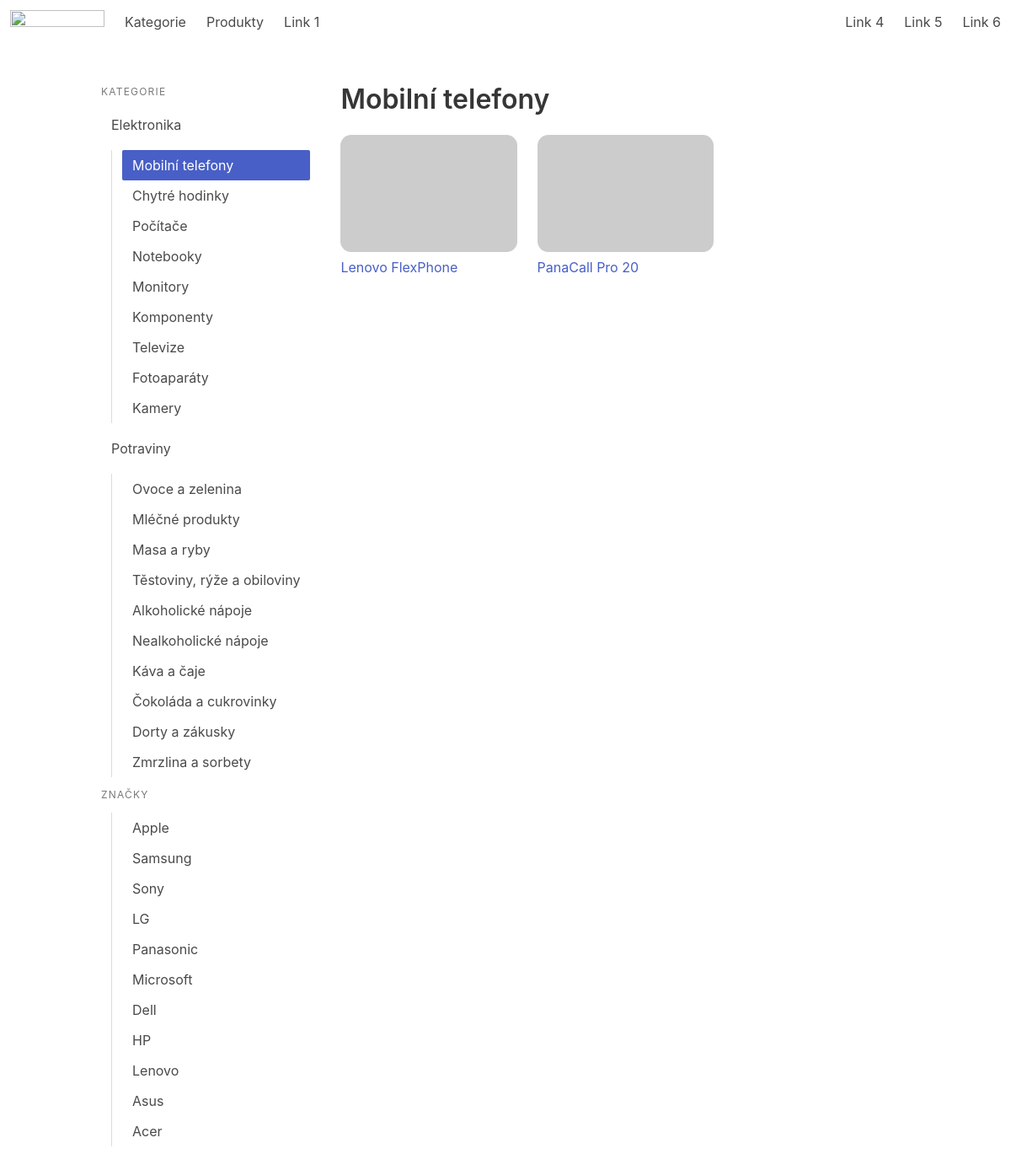
Page /mobilni-telefony/ on the committed database.
### eshop/models.py (models this page shows, shortened)
class SlugNazevModel(models.Model):
    nazev = models.CharField(max_length=100)
    slug = models.SlugField(max_length=100, blank=True)
    class Meta:
        abstract = True

class Kategorie(SlugNazevModel):
    nadkategorie = models.ForeignKey(
        'self',
        on_delete=models.PROTECT,
        blank=True,
        null=True,
        related_name='podkategorie',
    )
    def get_absolute_url(self):
        return reverse('eshop:kategorie_detail', kwargs={'slug': self.slug})

class Znacka(SlugNazevModel):
    logo = models.ImageField(blank=True, upload_to='%Y/%m/%d')
    def get_absolute_url(self):
        return reverse('eshop:znacka_detail', kwargs={'slug': self.slug})

class Produkt(SlugNazevModel):
    popis = models.TextField(max_length=1000, blank=True)
    aktualni_cena = models.DecimalField(
        max_digits=10,
        decimal_places=2,
        blank=True,
        null=True,
    )
    znacka = models.ForeignKey(
        Znacka,
        on_delete=models.PROTECT,
        blank=True,
        null=True
    )
    kategorie = models.ManyToManyField(Kategorie, blank=True)
    mnozstvi = models.PositiveIntegerField(default=0)
    vlastnosti = models.JSONField(default=dict, blank=True)
    obrazek = models.ImageField(blank=True, upload_to='products/%Y/%m/%d')
    def get_absolute_url(self):
        return reverse('eshop:produkt_detail', kwargs={'slug': self.slug, 'pk': self.pk})

### eshop/views.py (the view)
# urls.py: path('<slug:slug>/', views.kategorie_detail, name='kategorie_detail'),
def kategorie_detail(request, slug):
    kategorie = Kategorie.objects.get(slug=slug)
    podminka = Q(kategorie=kategorie) | Q(kategorie__nadkategorie=kategorie)
    produkty = Produkt.objects.filter(podminka)
    context = {'kategorie': kategorie, 'produkty': produkty}
    return render(request, 'eshop/kategorie_detail.html', context=context)

### eshop/context_processor.py (called while the page is built)
def kategorie_context(request):
    kategorie = Kategorie.objects.select_related('nadkategorie')
    znacky = Znacka.objects.all()
    return {
        'KATEGORIE': kategorie,
        'ZNACKY': znacky,
    }

### eshop/templates/eshop/kategorie_detail.html
{% extends 'eshop/_layout.html' %}
{% block eshop_content %}
    <h1 class="title">{{ kategorie.nazev }}</h1>
    {% include 'eshop/include/produkt_object_list.html' with object_list=produkty only %}
{% endblock %}

### eshop/templates/eshop/_layout.html (shortened to what this page needs)
<!DOCTYPE html>
<html>
<head>
    <link rel="stylesheet" href="https://cdn.jsdelivr.net/npm/bulma@0.9.4/css/bulma.min.css">
</head>
<body>
{% include 'eshop/include/nav.html' %}
<section class="section">
    <div class="container">
        <div class="columns">
            <div class="column is-narrow">
                <aside class="menu">
                    <p class="menu-label">Kategorie</p>
                    <ul class="menu-list">
                        {% for KAT in KATEGORIE %}
                            {% if not KAT.nadkategorie %}
                                <li>
                                    <a {% if KAT == kategorie %}class="is-active"{% endif %} href="{{ KAT.get_absolute_url }}">{{ KAT.nazev }}</a>
                                    <ul>
                                        {% for PODKAT in KAT.podkategorie.all %}
                                            <li><a {% if PODKAT == kategorie %}class="is-active"{% endif %} href="{{ PODKAT.get_absolute_url }}">{{ PODKAT.nazev }}</a></li>
                                        {% endfor %}
                                    </ul>
                                </li>
                            {% endif %}
                        {% endfor %}
                    </ul>
                    <p class="menu-label">Značky</p>
                    <ul class="menu-list">
                        <li>
                            <ul>
                                {% for ZNACKA in ZNACKY %}
                                    <li><a {% if ZNACKA == znacka %}class="is-active"{% endif %} href="{{ ZNACKA.get_absolute_url }}">{{ ZNACKA.nazev }}</a></li>
                                {% endfor %}
                            </ul>
                        </li>
                    </ul>
                </aside>
            </div>
            <div class="column">
                {% block eshop_content %}
                {% endblock %}
            </div>
        </div>
    </div>
</section>
</body>
</html>

### eshop/templates/eshop/include/produkt_object_list.html (shortened to what this page needs)
    <div class="columns is-multiline">
        {% for produkt in object_list %}
            <div class="column is-4">
                <a href="{{ produkt.get_absolute_url }}">
                    {% if produkt.obrazek %}
                        <img src="{{ produkt.obrazek.url }}" alt="{{ produkt.nazev }}">
                    {% else %}
                        <img src="https://placehold.co/600x400?text=No+Image" alt="No Image">
                    {% endif %}
                <div>{{ produkt.nazev }}</div>
                </a>
            </div>
        {% endfor %}
    </div>

### eshop/templates/eshop/include/produkt_object_list.html (style rules this page uses)
.column a img { transition: scale 0.2s; border-radius: .8rem; }

### rows in the picture
Kategorie: nazev "Elektronika"
Kategorie: nazev "Mobilní telefony"
Kategorie: nazev "Chytré hodinky"
Kategorie: nazev "Počítače"
Kategorie: nazev "Notebooky"
Kategorie: nazev "Monitory"
Kategorie: nazev "Komponenty"
Kategorie: nazev "Televize"
Kategorie: nazev "Fotoaparáty"
Kategorie: nazev "Kamery"
Kategorie: nazev "Potraviny"
Kategorie: nazev "Ovoce a zelenina"
Kategorie: nazev "Mléčné produkty"
Kategorie: nazev "Masa a ryby"
Kategorie: nazev "Těstoviny, rýže a obiloviny"
Kategorie: nazev "Alkoholické nápoje"
Kategorie: nazev "Nealkoholické nápoje"
Kategorie: nazev "Káva a čaje"
Kategorie: nazev "Čokoláda a cukrovinky"
Kategorie: nazev "Dorty a zákusky"
Kategorie: nazev "Zmrzlina a sorbety"
Znacka: nazev "Apple"
Znacka: nazev "Samsung"
Znacka: nazev "Sony"
Znacka: nazev "LG"
Znacka: nazev "Panasonic"
Znacka: nazev "Microsoft"
Znacka: nazev "Dell"
Znacka: nazev "HP"
Znacka: nazev "Lenovo"
Znacka: nazev "Asus"
Znacka: nazev "Acer"
Produkt: nazev "Lenovo FlexPhone"
Produkt: nazev "PanaCall Pro 20"
